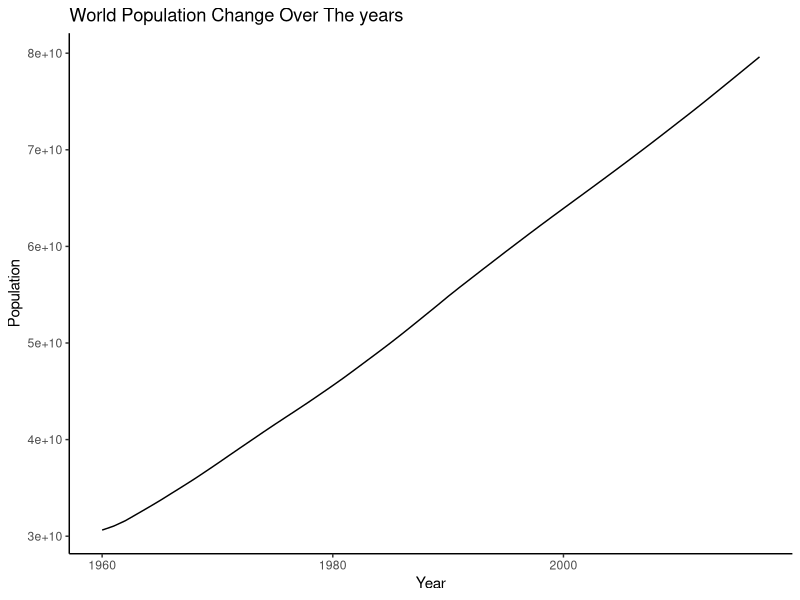

Here is the R script that generated this plot:
## ---- chunk 1
knitr::opts_chunk$set(echo = TRUE)
## ---- chunk 2
library(tidyr)
library(dplyr)
library(ggplot2)
library(stringr)
## ---- chunk 3
pop <- read.csv("API_SP.POP.TOTL_DS2_en_csv_v2_10473719.csv", skip = 4)
## ---- chunk 4
head(pop)
## ---- chunk 5
pop <- pop %>%
    select("Country.Name",starts_with("X"),-X)
head(pop)
## ---- chunk 6
pop <- pop %>%
    select(-X2018)
head(pop)
## ---- chunk 7
pop <- gather(pop, "Year","Population",-Country.Name)
head(pop)
## ---- chunk 8
pop$Year <- str_replace(pop$Year,"X","")
## ---- chunk 9
sapply(pop, class)
## ---- chunk 10
pop$Year <- as.numeric(pop$Year)
## ---- chunk 11
sapply(pop, class)
## ---- chunk 12
colnames(pop)[1] <- "Country"
## ---- chunk 13
head(pop,10)
## ---- chunk 14
pop %>%
    group_by(Year)%>%
    summarise("Total Population" = sum(Population, na.rm = TRUE))%>%
    ggplot(aes(Year,`Total Population`))+geom_line()+theme_classic()+ggtitle("World Population Change Over The years")+ylab("Population")
## ---- chunk 15
pop %>%
    filter(Year == max(Year))%>%
    arrange(-Population)%>%
    head(30)
## ---- chunk 16
pop %>%
    filter(Year == max(Year))%>%
    arrange(Population)%>%
    head(10)
